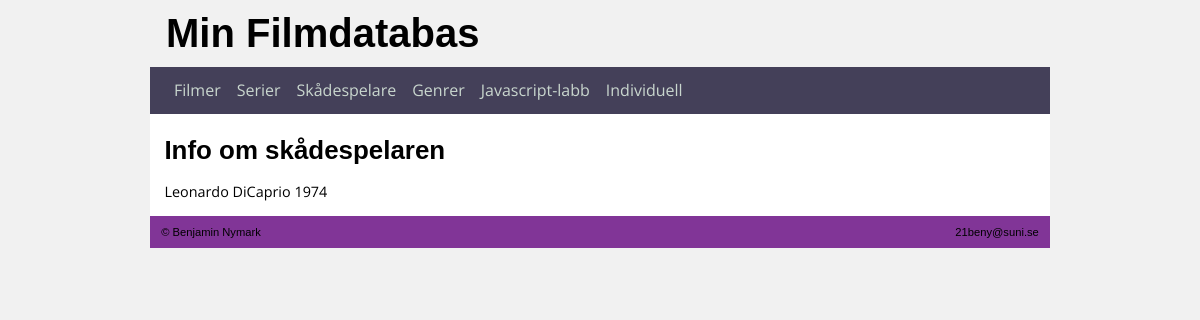
Screenshot of /filmdatabasen/index.php?skadespelare_id=2 with the database file from the repository.
### tables this page shows
CREATE TABLE `skadespelare` (
  `skadespelare_id` int(11) NOT NULL,
  `fornamn` varchar(255) NOT NULL,
  `efternamn` varchar(255) NOT NULL,
  `fodelsear` int(11) NOT NULL,
  `skadespelare_bild` varchar(255) NOT NULL
);

### filmdatabasen/infoskadespelare.php (the view)
<h1>Info om skådespelaren</h1>
<?php
 require 'includes/databaskoppling.php';
$skadespelare_id = $_GET['skadespelare_id'];
        $sql = "SELECT * FROM skadespelare WHERE skadespelare_id=$skadespelare_id";
 $result = $mysqli->query($sql);
$myrow=$result->fetch_array();
echo "\n". $myrow['fornamn'];
echo "\n". $myrow['efternamn'];
echo "\n". $myrow['fodelsear'];
?>

### filmdatabasen/css/min_stil.css (style rules this page uses)
* { box-sizing: border-box; }
body { margin:0; background-color: #f1f1f1; }
header, #page-content h1, footer { font-family: arial, "Open sans", verdana, sans-serif; }
#page-content h1 { font-size: 1.8em; }

### rows the page displays
skadespelare: fornamn "Leonardo", efternamn "DiCaprio", fodelsear "1974"

### other values shown
$value "Filmer"
$value "Serier"
$value "Skådespelare"
$value "Genrer"
$value "Javascript-labb"
$value "Individuell"
